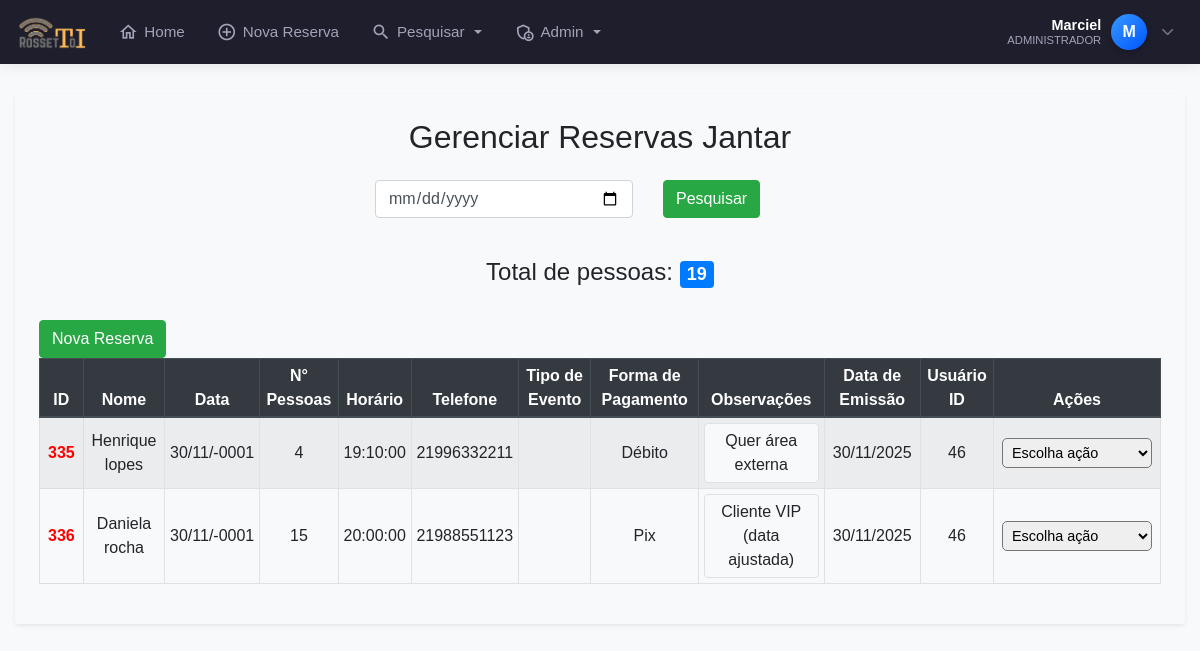
The page /pesquisar_janta.php (signed in) on the database its author committed.
### tables this page shows
CREATE TABLE `clientes` (
  `id` int(11) NOT NULL AUTO_INCREMENT,
  `nome` varchar(100) NOT NULL,
  `data` date NOT NULL,
  `num_pessoas` int(11) NOT NULL,
  `horario` time NOT NULL,
  `telefone` varchar(255) DEFAULT NULL,
  `telefone2` varchar(255) DEFAULT NULL,
  `tipo_evento` varchar(50) NOT NULL,
  `forma_pagamento` varchar(50) NOT NULL,
  `valor_rodizio` int(11) DEFAULT NULL,
  `num_mesa` varchar(255) DEFAULT NULL,
  `observacoes` varchar(300) NOT NULL,
  `obsCliente` varchar(255) DEFAULT NULL,
  `data_emissao` datetime NOT NULL DEFAULT current_timestamp(),
  `status` tinyint(1) DEFAULT 1,
  `confirmado` tinyint(1) DEFAULT 0,
  `usuario_id` int(11) DEFAULT NULL,
  `motivo_cancelamento` varchar(255) DEFAULT NULL,
  PRIMARY KEY (`id`)
);

### pesquisar_janta.php (the view, shortened to what this page needs)
<?php
require 'config.php';
require 'cabecalho.php';
?>
<div class="container-fluid my-4">
    <div class="bg-light p-4 rounded shadow-sm">
        <h2 class="text-center mb-4">Gerenciar Reservas Jantar</h2>
        <form method="POST" class="form-inline row justify-content-center mb-4">
            <div class="input-group col-md-3 col-sm-12 mb-3">
                <input class="form-control" name="filtro" type="date" value="<?= $filtro ?? '' ?>">
            </div>
            <div class="input-group col-md-2 col-sm-12 mb-3">
                <button class="btn btn-success" type="submit">Pesquisar</button>
            </div>
        </form>
        <?php
        $filtro = isset($_POST['filtro']) ? $_POST['filtro'] : "";
        $sql = "SELECT SUM(num_pessoas) AS total_pessoas FROM clientes
                WHERE data = '$filtro' AND horario BETWEEN '18:00:00' AND '23:59:00'
                AND status != 0
                ORDER BY `data` ASC";
        $stmt = $pdo->query($sql);
        if ($stmt->rowCount() > 0) {
            $total_pessoas = $stmt->fetch()['total_pessoas'];
            echo "<h4 class='text-center'>Total de pessoas: <span class='badge badge-primary'>$total_pessoas</span></h4><br>";
        } else {
            echo "<h6 class='text-center'>Nenhuma reserva encontrada para esse horário.</h6><br>";
        }
        ?>
        <div class="table-responsive">
        <a href="adicionar_reserva.php" class="btn btn-success">
            <ion-icon name="add-circle-outline"></ion-icon> Nova Reserva
        </a>
            <table class="table table-bordered table-hover table-striped table-sm">
                <thead class="thead-dark">
                    <tr>
                        <th>ID</th>
                        <th>Nome</th>
                        <th>Data</th>
                        <th>N° Pessoas</th>
                        <th>Horário</th>
                        <th>Telefone</th>
                        <th>Tipo de Evento</th>
                        <th>Forma de Pagamento</th>
                        <th>Observações</th>
                        <th>Data de Emissão</th>
                        <th>Usuário ID</th>
                        <th>Ações</th>
                    </tr>
                </thead>
                <tbody>
                <?php
                $sql = "SELECT * FROM clientes
                        WHERE data = '$filtro' AND horario BETWEEN '18:00:00' AND '23:59:00'
                        AND status != 0
                        ORDER BY `data` ASC";
                $stmt = $pdo->query($sql);
                if ($stmt->rowCount() > 0) {
                    foreach ($stmt->fetchAll() as $clientes) {
                        $corId = ($clientes['confirmado'] == 1) ? 'green' : 'red';
                        $nome = ucfirst(strtolower($clientes['nome']));
                        $data = htmlspecialchars(date("d/m/Y", strtotime($clientes['data'])), ENT_QUOTES, 'UTF-8');
                        $horario = htmlspecialchars(date("H:i", strtotime($clientes['horario'])), ENT_QUOTES, 'UTF-8');
                        $num_pessoas = $clientes['num_pessoas'];
                        $telefone = preg_replace('/[^0-9]/', '', $clientes['telefone']);
                        $mensagem = "Olá $nome!, Tudo bem? Aqui é da Churrascaria ! Estamos passando para confirmar sua reserva para $num_pessoas pessoas no dia $data, às $horario hs. Se tudo estiver certo, me confirma com um OK. Agradecemos pela confiança ! Qualquer dúvida, estamos à disposição!";
                        $link_whatsapp = "https://wa.me/55$telefone?text=" . urlencode($mensagem);
                        echo '<tr>';
                        echo '<td class="id-column" style="border: 1px solid #ddd; padding: 8px; font-weight: bold; color: ' . $corId . ';">' . $clientes['id'] . ' </td>';
                        echo '<td>' . $nome . '</td>';
                        echo '<td>' . date("d/m/Y", strtotime($clientes['data'])) . '</td>';
                        echo '<td>' . $clientes['num_pessoas'] . '</td>';
                        echo '<td>' . $clientes['horario'] . '</td>';
                        echo '<td>' . $clientes['telefone'] . '</td>';
                        echo '<td>' . $clientes['tipo_evento'] . '</td>';
                        echo '<td>' . $clientes['forma_pagamento'] . '</td>';
                        echo '<td class="obs-column"><div class="obs-content">' . htmlspecialchars($clientes['observacoes']) . '</div></td>';
                        echo '<td>' . date("d/m/Y", strtotime($clientes['data_emissao'])) . '</td>';
                        echo '<td>' . htmlspecialchars($clientes['usuario_id']) . '</td>';
                        echo "<td style='border: 1px solid #ddd; padding: 8px;'>
                            <select onchange=\"window.location.href=this.value\"
                                    style='width: 150px; padding: 5px; font-size: 0.9rem; border-radius: 5px;'>
                                <option value='' disabled selected>Escolha ação</option>
                                <option value='editar_reserva.php?id={$clientes['id']}'>Editar</option>
                                <option value='excluir_reserva.php?id={$clientes['id']}'>Excluir</option>
                                <option value='{$link_whatsapp}' target='_blank'>Confirmar</option>
                                <option value='obsCliente.php?id={$clientes['id']}'>Obs. Cliente</option>
                                <option value='ativar_reserva.php?id={$clientes['id']}'>Ativar Reserva</option>
                            </select>
                          </td>";
                        echo '</tr>';
                    }
                } else {
                    echo '<tr><td colspan="11" class="text-center">Nenhuma reserva encontrada para essa data.</td></tr>';
                }
                ?>
                </tbody>
            </table>
        </div>
    </div>
</div>

### cabecalho.php (shortened to what this page needs)
<?php
require 'config.php';
$nome_usuario = "Visitante";
$status = null;
$letra_avatar = "U";
if (isset($_SESSION['mmnlogin'])) {
    $user_id = $_SESSION['mmnlogin'];
    try {
        $sql = $pdo->prepare("SELECT nome, status, email FROM login WHERE id = :id");
        $sql->bindValue(':id', $user_id);
        $sql->execute();
        if ($sql->rowCount() > 0) {
            $usuario = $sql->fetch(PDO::FETCH_ASSOC);
            $nome_completo = ucwords(strtolower($usuario['nome']));
            $partes_nome = explode(' ', $nome_completo);
            $nome_usuario = $partes_nome[0];
            $status = $usuario['status'];
            $letra_avatar = strtoupper(substr($nome_usuario, 0, 1));
        }
    } catch (PDOException $e) {
    }
}
?>
<!DOCTYPE html>
<html lang="pt-br">
<head>
    <link rel="stylesheet" href="https://cdn.jsdelivr.net/npm/bootstrap@4.6.2/dist/css/bootstrap.min.css">
    <link rel="stylesheet" href="https://cdnjs.cloudflare.com/ajax/libs/font-awesome/6.5.0/css/all.min.css">
</head>
<body>
<nav class="navbar navbar-expand-lg navbar-dark fixed-top navbar-custom">
    <a class="navbar-brand mr-auto" href="index.php">
        <img src="./rossetto28.png" alt="Logo">
    </a>
    <div class="collapse navbar-collapse" id="menuPrincipal">
        <ul class="navbar-nav mr-auto ml-3">
            <li class="nav-item">
                <a class="nav-link" href="index.php">
                    <i class="material-icons-outlined">home</i> Home
                </a>
            </li>
            <li class="nav-item">
                <a class="nav-link" href="adicionar_reserva.php">
                    <i class="material-icons-outlined">add_circle_outline</i> Nova Reserva
                </a>
            </li>
            <li class="nav-item dropdown">
                <a class="nav-link dropdown-toggle" href="#" id="dropPesquisa" data-toggle="dropdown" aria-haspopup="true" aria-expanded="false">
                    <i class="material-icons-outlined">search</i> Pesquisar
                </a>
            </li>
            <?php if ($status == 1): ?>
            <li class="nav-item dropdown">
                <a class="nav-link dropdown-toggle" href="#" id="dropAdmin" data-toggle="dropdown" aria-haspopup="true" aria-expanded="false">
                    <i class="material-icons-outlined">admin_panel_settings</i> Admin
                </a>
            </li>
            <?php endif; ?>
        </ul>
        <ul class="navbar-nav d-none d-lg-flex align-items-center">
            <li class="nav-item dropdown">
                <div class="user-profile-widget" data-toggle="dropdown" aria-haspopup="true" aria-expanded="false">
                    <div class="user-info text-right">
                        <span class="user-name"><?= htmlspecialchars($nome_usuario) ?></span>
                        <span class="user-role"><?= ($status == 1) ? 'Administrador' : 'Colaborador' ?></span>
                    </div>
                    <div class="user-avatar">
                        <?= $letra_avatar ?>
                    </div>
                    <i class="fas fa-chevron-down text-muted ml-1" style="font-size: 0.8rem;"></i>
                </div>
            </li>
        </ul>
    </div>
</nav>
</body>
</html>

### cabecalho.php (style rules this page uses)
:root { --primary-bg: #1e1e2d; --active-color: #3699ff; --text-color: #a2a3b7; --text-hover: #ffffff; }
body { padding-top: 70px; background-color: #f5f8fa; }
.navbar-custom { background-color: var(--primary-bg); box-shadow: 0 0 15px rgba(0,0,0,0.1); padding: 0.5rem 1rem; }
.navbar-brand img { height: 35px; transition: transform 0.2s; }
.navbar-dark .navbar-nav .nav-link { color: var(--text-color); font-weight: 500; font-size: 0.95rem; display: flex; align-items: center; gap: 6px; padding: 0.8rem 1rem; border-radius: 6px; transition: all 0.2s ease; }
.material-icons-outlined { font-size: 20px; }
.user-profile-widget { cursor: pointer; padding: 5px 10px; border-radius: 50px; transition: background 0.2s; display: flex; align-items: center; gap: 10px; }
.user-avatar { width: 36px; height: 36px; background: linear-gradient(135deg, #3699ff, #0055ff); color: white; border-radius: 50%; display: flex; align-items: center; justify-content: center; font-weight: 700; font-size: 16px; box-shadow: 0 3px 6px rgba(0,0,0,0.2); }
.user-info { display: flex; flex-direction: column; line-height: 1.1; }
.user-name { color: white; font-weight: 600; font-size: 0.9rem; }
.user-role { color: var(--text-color); font-size: 0.7rem; text-transform: uppercase; }

### pesquisar_janta.php (style rules this page uses)
body { font-family: Arial, sans-serif; background-color: #f8f9fa; }
.table th, .table td { text-align: center; vertical-align: middle; }
.table thead th { background-color: #343a40; color: #fff; }
.obs-content { max-width: 250px; max-height: 100px; overflow-y: auto; white-space: pre-wrap; background-color: #f8f9fa; border: 1px solid #dee2e6; padding: 5px; border-radius: 4px; }

### rows shown on the page
clientes: id "335", nome "Henrique lopes", data "30/11/-0001", num_pessoas "4", horario "19:10:00", telefone "21996332211", forma_pagamento "Débito", observacoes "Quer área externa", data_emissao "30/11/2025", usuario "46"
clientes: id "336", nome "Daniela rocha", data "30/11/-0001", num_pessoas "15", horario "20:00:00", telefone "21988551123", forma_pagamento "Pix", observacoes "Cliente VIP (data ajustada)", data_emissao "30/11/2025", usuario "46"

### other values the page prints
$nome_usuario "Marciel"
$letra_avatar "M"
$total_pessoas "19"
